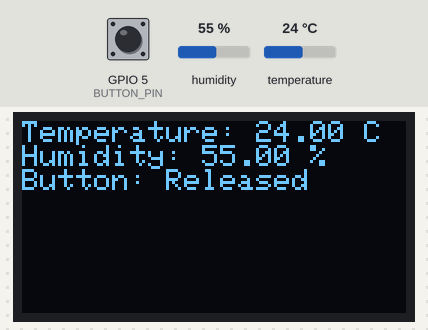
Recording of a program running on a simulated ESP32. Parts: 128×64 one-colour display. Inputs (shaded band) come from the test bench; at power-on: GPIO 5 (BUTTON_PIN) HIGH, humidity 55 %, temperature 24 °C. What the program prints to the serial monitor is not drawn.

Above: at 2.2 s.
2.3 s: GPIO 5 (BUTTON_PIN) pulled LOW for 1.25 s
At 3.9 s:
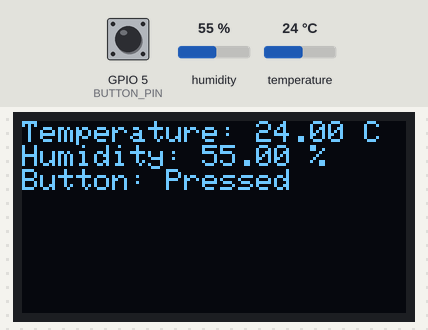
5.6 s: humidity set to 22 %
At 7.8 s:
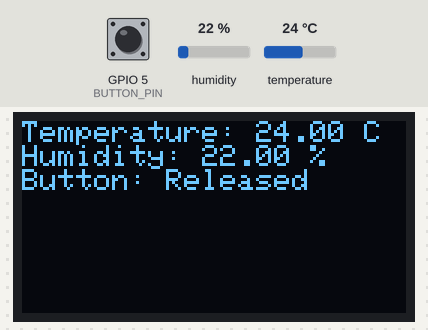
8.7 s: temperature set to 12 °C
At 10.3 s:
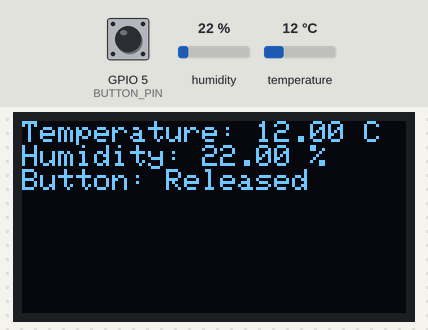
10.8 s: GPIO 5 (BUTTON_PIN) pulled LOW for 1.25 s
At 12.1 s:
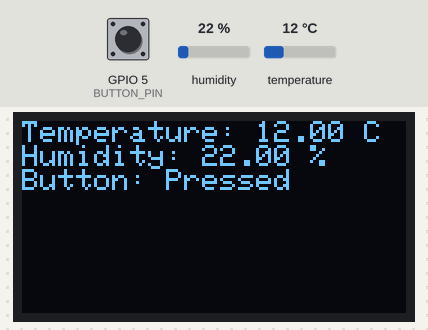
13.8 s: humidity set to 40 %
At 16.4 s:
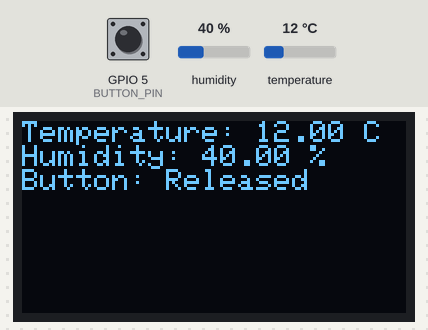
16.9 s: temperature set to 19 °C
Timing chart, 0 to 19.9 s (numbered marks = the images above; inputs shaded):
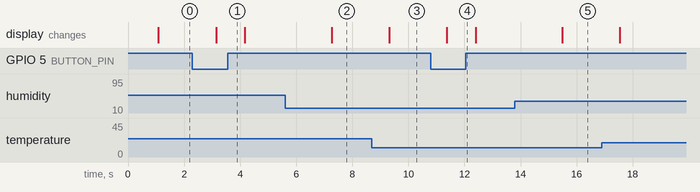

The program:

main.cpp
```cpp
#include <Wire.h>
#include <Adafruit_SSD1306.h>
#include <Adafruit_GFX.h>
#include "DHT.h"

// OLED settings
#define SCREEN_WIDTH 128
#define SCREEN_HEIGHT 64
Adafruit_SSD1306 display(SCREEN_WIDTH, SCREEN_HEIGHT, &Wire, -1);

// Pins from your diagram.json
#define DHTPIN 23         // DHT22 data pin connected to D23
#define BUTTON_PIN 5      // Pushbutton input on D5

// DHT22
#define DHTTYPE DHT22
DHT dht(DHTPIN, DHTTYPE);

void setup() {
  Serial.begin(115200);
  pinMode(BUTTON_PIN, INPUT_PULLUP);

  dht.begin();

  // Initialize OLED
  if (!display.begin(SSD1306_SWITCHCAPVCC, 0x3C)) {
    Serial.println("SSD1306 init failed");
    while (1);
  }

  display.clearDisplay();
  display.setTextSize(1);
  display.setTextColor(WHITE);

  display.setCursor(0, 0);
  display.print("System Ready...");
  display.display();
  delay(1000);
}

void loop() {

  // Read DHT22 sensor
  float h = dht.readHumidity();
  float t = dht.readTemperature();

  if (isnan(h) || isnan(t)) {
    Serial.println("Failed to read DHT22");
    return;
  }

  // Read button
  int btnState = digitalRead(BUTTON_PIN);

  // Print on Serial Monitor
  Serial.print("Temp: ");
  Serial.print(t);
  Serial.print(" C  |  Hum: ");
  Serial.print(h);
  Serial.print(" %  | BTN: ");
  Serial.println(btnState == LOW ? "Pressed" : "Not Pressed");

  // Display on OLED
  display.clearDisplay();
  display.setCursor(0, 0);
  display.setTextSize(1);

  display.print("Temperature: ");
  display.print(t);
  display.println(" C");

  display.print("Humidity: ");
  display.print(h);
  display.println(" %");

  display.print("Button: ");
  display.println(btnState == LOW ? "Pressed" : "Released");

  display.display();

  delay(1000);   // Read every second
}
```

Measured:
- after the input at 2.3 s, the display: changes after 0.84 s (image 1)
- after the input at 5.6 s, the display: changes after 1.7 s (image 2)
- after the input at 8.7 s, the display: changes after 0.61 s (image 3)
- after the input at 10.8 s, the display: changes after 0.57 s (image 4)
- after the input at 13.8 s, the display: changes after 1.7 s (image 5)
